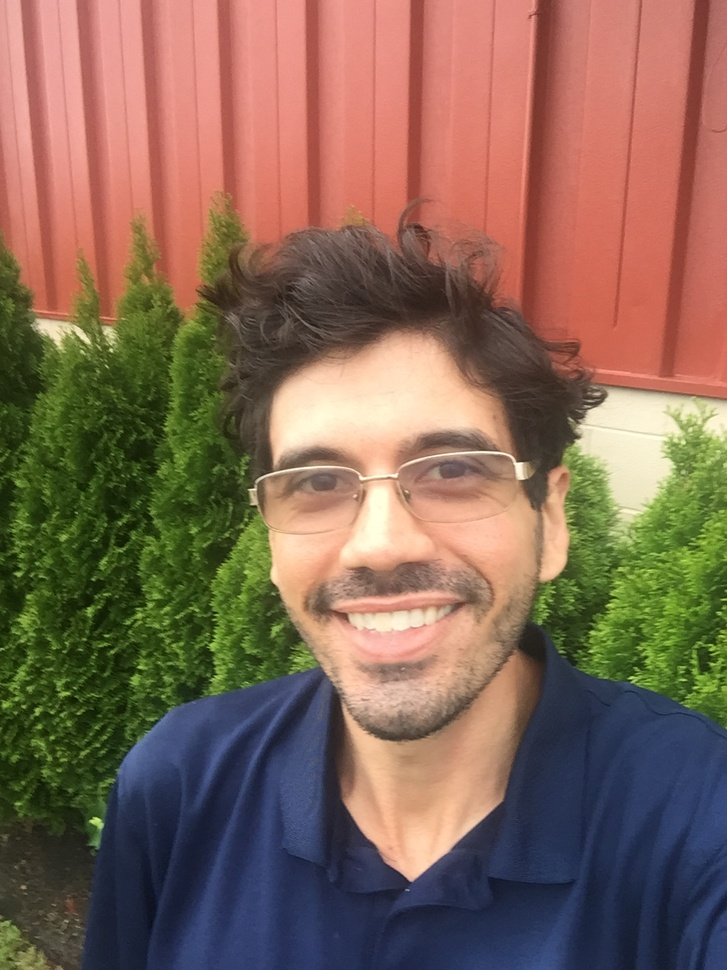
%> input picture Andrew_Hink_selfie.jpeg, 727 x 970 px, shrunk from 960 x 1280 before the run
$ octave --eval "result = bulHSV(imread('Andrew_Hink_selfie.jpeg'));"   (GNU Octave 9; MATLAB toolbox functions it lacks are replaced by stand-ins)
%> lines starting %> are read from the running program, lines starting %| are printed output that depends on the picture; in (x1, y1, x2, y2) boxes, pixels count from 0 and x2, y2 are one past the last pixel; in counts of white or black regions, pixels touching at a corner belong together; the program's own positions count from 1
function b = bulHSV(I)
    Ig = rgb2gray(I);
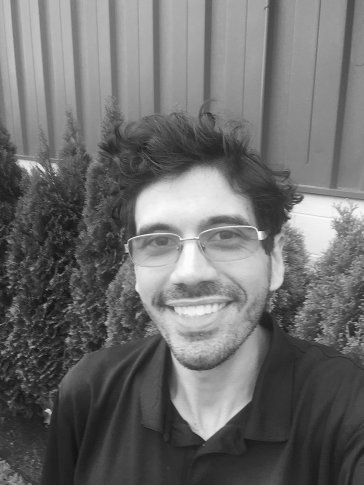
%> Ig: size 970x727 uint8 (shown at 1/2 size); min 13, max 252, mean 109.5
    hsvI = rgb2hsv(I);
%> hsvI: size 970x727x3 double; mean H, S, V 0.21, 0.492, 0.567
    hueI = uint8(round(hsvI(:,:,1)*360)<40);
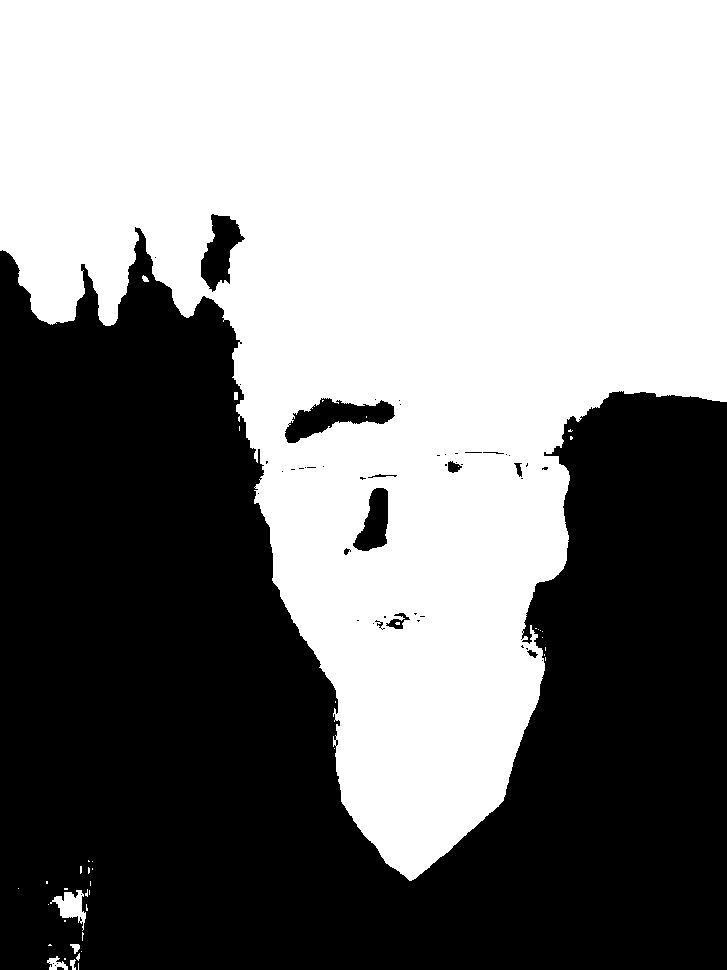
%> hueI: size 970x727 uint8; values 0 (black) and 1 (white), 52.4% white; 52 black regions (40 under 20 px), largest, box (x1, y1, x2, y2) and area: (0, 227, 727, 970) 329645, (285, 398, 395, 443) 2374, (201, 214, 245, 292) 1825
    satI = uint8(hsvI(:,:,2)>0.1);
%> satI: size 970x727 uint8; values 0 (black) and 1 (white), 99.9% white; black in thin lines or dots, all inside (x1, y1, x2, y2) = (78, 452, 548, 970)
    valI = uint8(hsvI(:,:,3)>0.1);
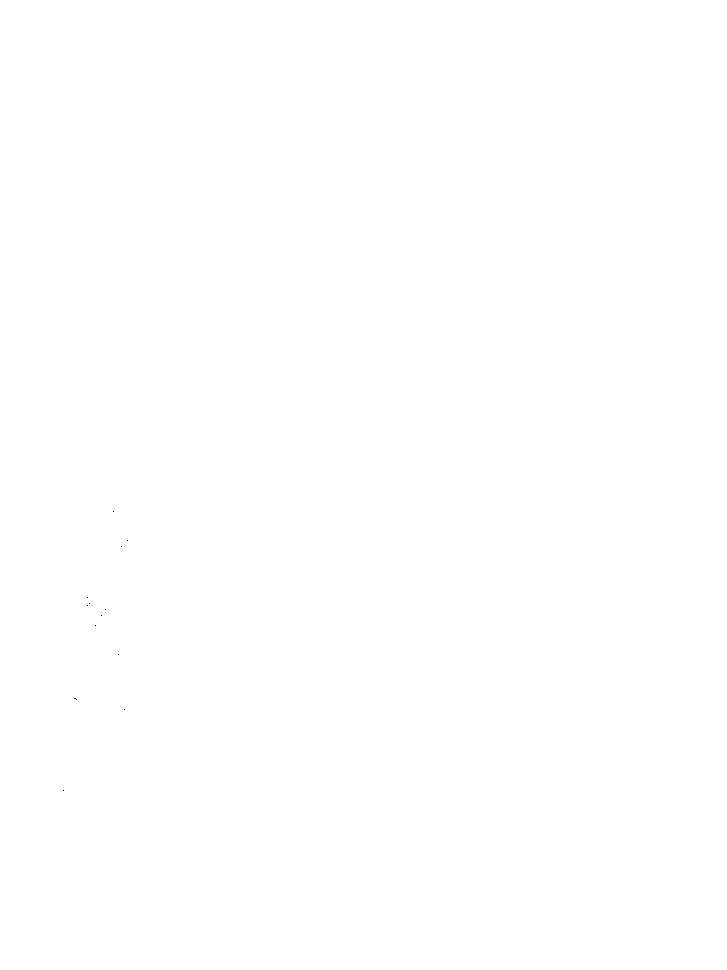
%> valI: size 970x727 uint8; values 0 (black) and 1 (white), 100% white; black in thin lines or dots, all inside (x1, y1, x2, y2) = (63, 511, 128, 791)
    mask = Ig.*valI.*satI.*hueI;
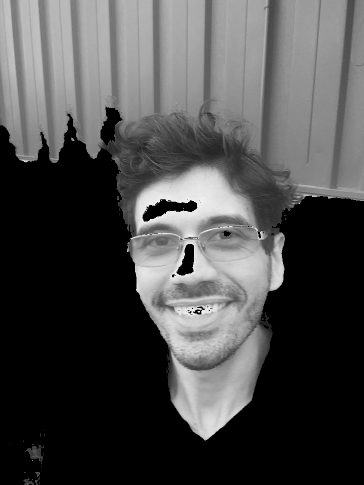
%> mask: size 970x727 uint8 (shown at 1/2 size); min 0, max 246, mean 74.4
    Ibw = mask>128;
%> Ibw: size 970x727 logical; 36% white; 218 white regions (202 under 20 px), largest, box (x1, y1, x2, y2) and area: (260, 332, 570, 881) 89333, (555, 0, 727, 398) 48596, (422, 0, 537, 299) 25427
    Id = imdilate(Ibw, strel('disk',5));
%> Id: size 970x727 logical; 43.6% white; 14 white regions, largest, box (x1, y1, x2, y2) and area: (250, 328, 574, 885) 108349, (0, 0, 313, 330) 83326, (550, 0, 727, 425) 61634
    Ifill = imfill(Id, 'holes');
%> Ifill: size 970x727 logical; 44.4% white; 14 white regions, largest, box (x1, y1, x2, y2) and area: (250, 328, 574, 885) 113253, (0, 0, 313, 330) 84178, (550, 0, 727, 425) 61642
    Ie = imerode(Ifill, strel('disk', 6));
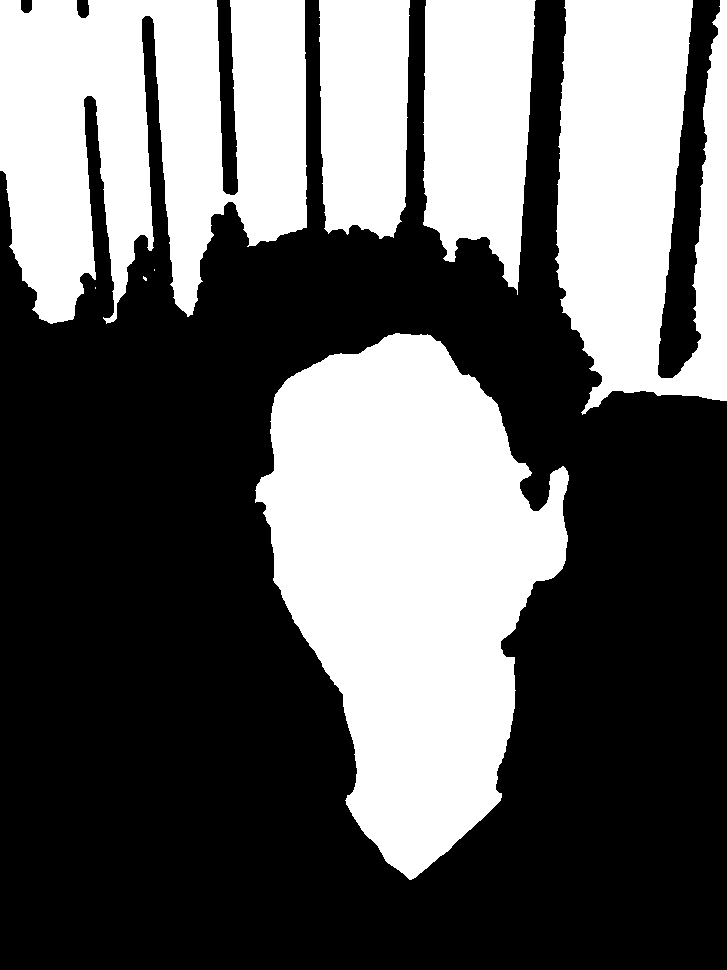
%> Ie: size 970x727 logical; 39.2% white; 8 white regions (3 under 20 px), largest, box (x1, y1, x2, y2) and area: (255, 333, 569, 880) 105085, (0, 0, 307, 324) 71965, (555, 0, 727, 415) 53854, (423, 0, 536, 295) 25979, (319, 0, 410, 239) 19759
    [L, n] = bwlabel(Ie,8);
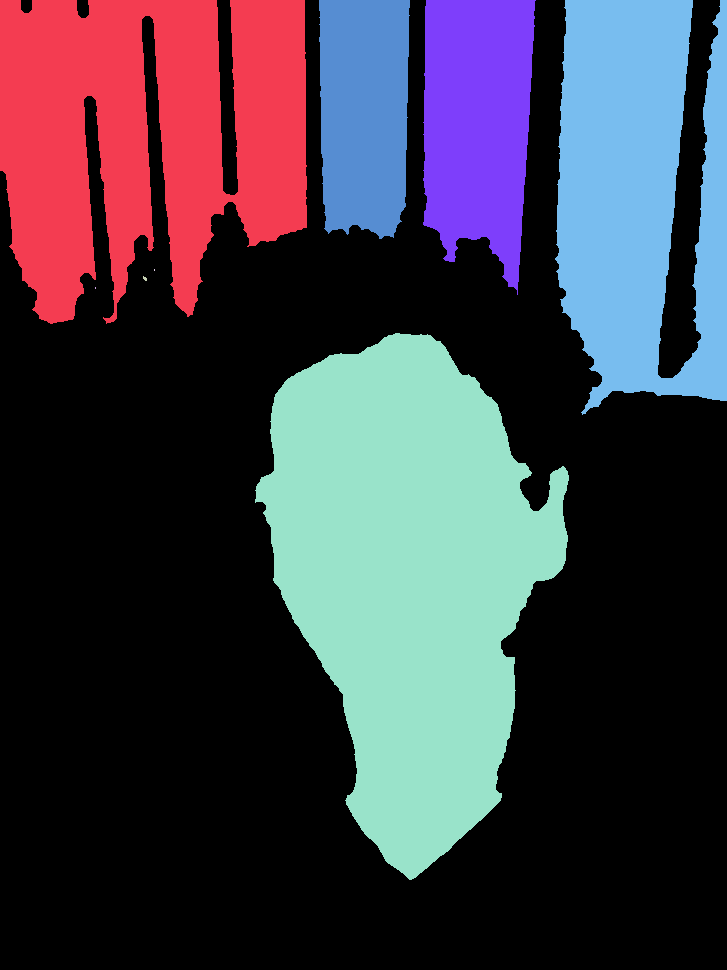
%> L: size 970x727 double; 9 distinct labels, from 0 to 8; one colour per label, 0 black
%> n = 8
    bolge = 0;
    for i=1:1:n
        [r, c] = find(L == i);
        alan = (max(r)-min(r))*(max(c)-min(c));
        if alan >= bolge
            bolge = alan;
            x=r;
            y=c;
        end
    end
%> this loop made 8 passes
%> (alan, bolge) on passes 1, 5: (98838, 98838), (170898, 170898)
    b = I(min(x):max(x),min(y):max(y),:);
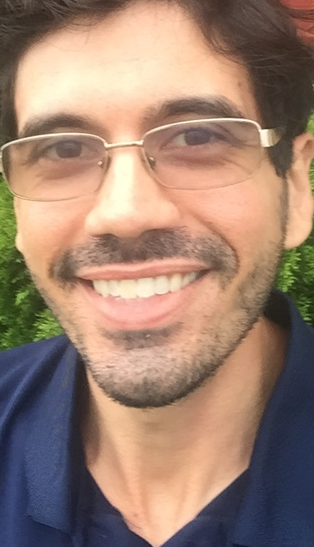
%> b: size 547x314x3 uint8; mean R, G, B 156.9, 128.7, 112.4
end

$ run again, on Berkan.jpeg
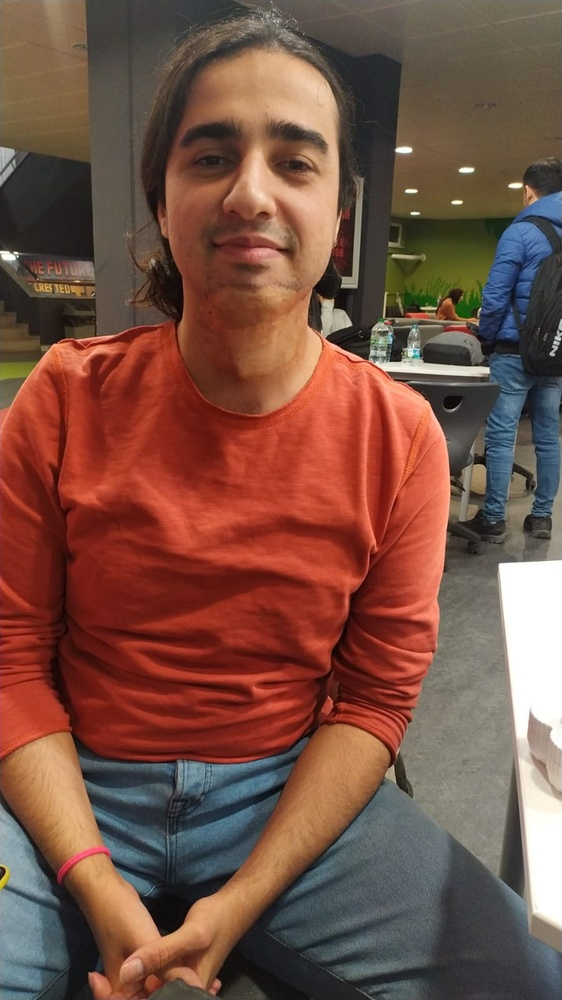
%> input picture Berkan.jpeg, 562 x 1000 px, shrunk from 899 x 1599 before the run
%> hsvI: size 1000x562x3 double; mean H, S, V 0.163, 0.447, 0.485
%> hueI: size 1000x562 uint8; values 0 (black) and 1 (white), 67.8% white; 370 black regions (295 under 20 px), largest, box (x1, y1, x2, y2) and area: (219, 168, 562, 1000) 112172, (0, 737, 307, 1000) 35408, (304, 33, 415, 182) 5772
%> satI: size 1000x562 uint8; values 0 (black) and 1 (white), 89.3% white; 612 black regions (526 under 20 px), largest, box (x1, y1, x2, y2) and area: (369, 780, 562, 1000) 13182, (494, 550, 562, 752) 9694, (369, 335, 498, 467) 4542
%> valI: size 1000x562 uint8; values 0 (black) and 1 (white), 98.8% white; 189 black regions (168 under 20 px), largest, box (x1, y1, x2, y2) and area: (218, 943, 310, 1000) 1834, (146, 880, 195, 932) 1331, (64, 920, 99, 1000) 1109
%> Ibw: size 1000x562 logical; 11.3% white; 333 white regions (282 under 20 px), largest, box (x1, y1, x2, y2) and area: (261, 288, 451, 649) 15973, (212, 41, 342, 286) 14987, (73, 726, 387, 980) 13564
%> Id: size 1000x562 logical; 20% white; 63 white regions, largest, box (x1, y1, x2, y2) and area: (208, 29, 490, 678) 51849, (5, 680, 440, 984) 29052, (490, 571, 562, 936) 8770
%> Ifill: size 1000x562 logical; 20.4% white; 63 white regions, largest, box (x1, y1, x2, y2) and area: (208, 29, 490, 678) 53946, (5, 680, 440, 984) 29053, (490, 571, 562, 936) 8770
%> Ie: size 1000x562 logical; 12.4% white; 47 white regions (20 under 20 px), largest, box (x1, y1, x2, y2) and area: (213, 34, 451, 649) 38087, (13, 712, 417, 978) 20065, (495, 617, 562, 931) 4385
%> in bulHSV, `[L, n] = bwlabel(Ie,8);`:
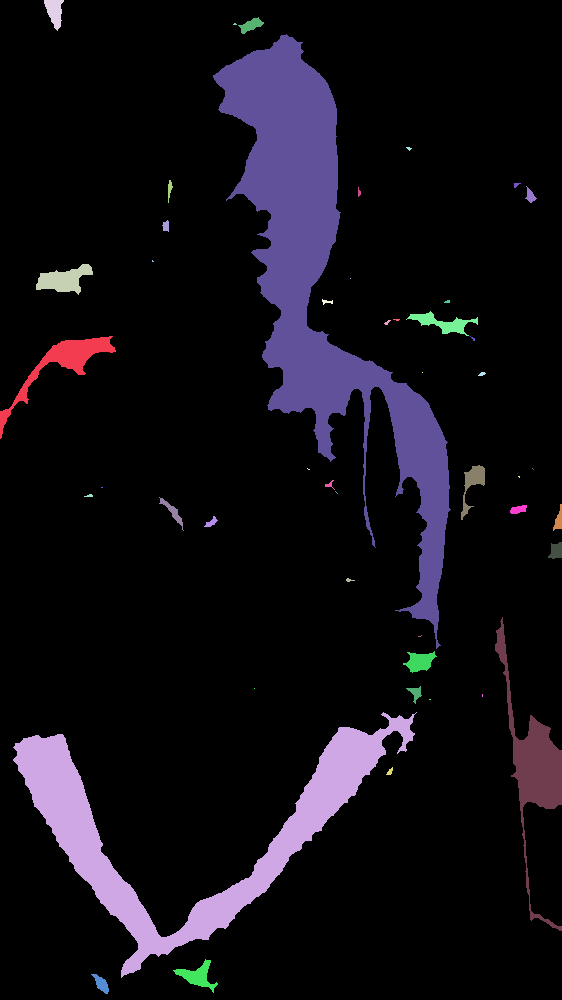
%> L: size 1000x562 double; 48 distinct labels, from 0 to 47; one colour per label, 0 black
%> n = 47
%> the loop in bulHSV, `for i=1:1:n` made 47 passes
%> (alan, bolge) on passes 1, 2, 14: (11730, 11730), (106795, 106795), (145518, 145518)
%> in bulHSV, `b = I(min(x):max(x),min(y):max(y),:);`:
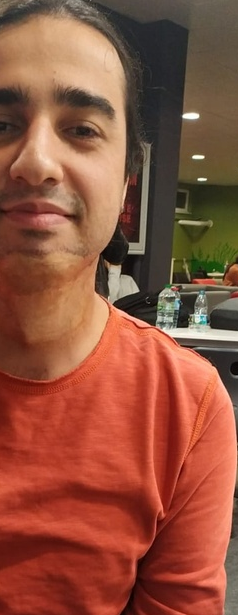
%> b: size 615x238x3 uint8; mean R, G, B 143.7, 82.7, 62

$ run again, on burkay.jpeg
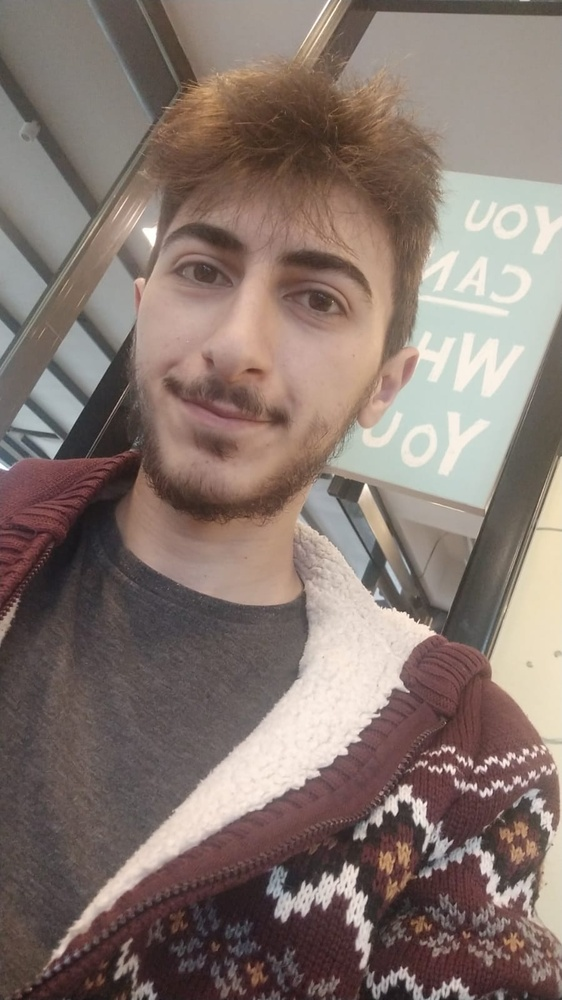
%> input picture burkay.jpeg, 562 x 1000 px, shrunk from 899 x 1599 before the run
%> hsvI: size 1000x562x3 double; mean H, S, V 0.248, 0.198, 0.529
%> hueI: size 1000x562 uint8; values 0 (black) and 1 (white), 66.1% white; 411 black regions (310 under 20 px), largest, box (x1, y1, x2, y2) and area: (0, 313, 272, 816) 46376, (329, 158, 562, 528) 43336, (116, 640, 457, 1000) 34031
%> satI: size 1000x562 uint8; values 0 (black) and 1 (white), 70.9% white; 516 black regions (437 under 20 px), largest, box (x1, y1, x2, y2) and area: (329, 12, 562, 508) 62084, (0, 80, 136, 471) 27806, (104, 602, 406, 832) 25205
%> valI: size 1000x562 uint8; values 0 (black) and 1 (white), 100% white; black in thin lines or dots, all inside (x1, y1, x2, y2) = (55, 523, 384, 1000)
%> Ibw: size 1000x562 logical; 19.2% white; 632 white regions (526 under 20 px), largest, box (x1, y1, x2, y2) and area: (133, 198, 490, 596) 47362, (130, 479, 441, 688) 18195, (174, 0, 347, 116) 8453
%> Id: size 1000x562 logical; 34.3% white; 62 white regions, largest, box (x1, y1, x2, y2) and area: (40, 8, 506, 974) 130717, (405, 451, 562, 994) 22944, (161, 0, 351, 130) 13271
%> Ifill: size 1000x562 logical; 35.7% white; 61 white regions, largest, box (x1, y1, x2, y2) and area: (40, 8, 506, 974) 137917, (405, 451, 562, 994) 23538, (161, 0, 351, 130) 13991
%> Ie: size 1000x562 logical; 24.2% white; 67 white regions (32 under 20 px), largest, box (x1, y1, x2, y2) and area: (82, 187, 420, 493) 59847, (131, 476, 437, 757) 21405, (416, 613, 562, 989) 11901
%> in bulHSV, `[L, n] = bwlabel(Ie,8);`:
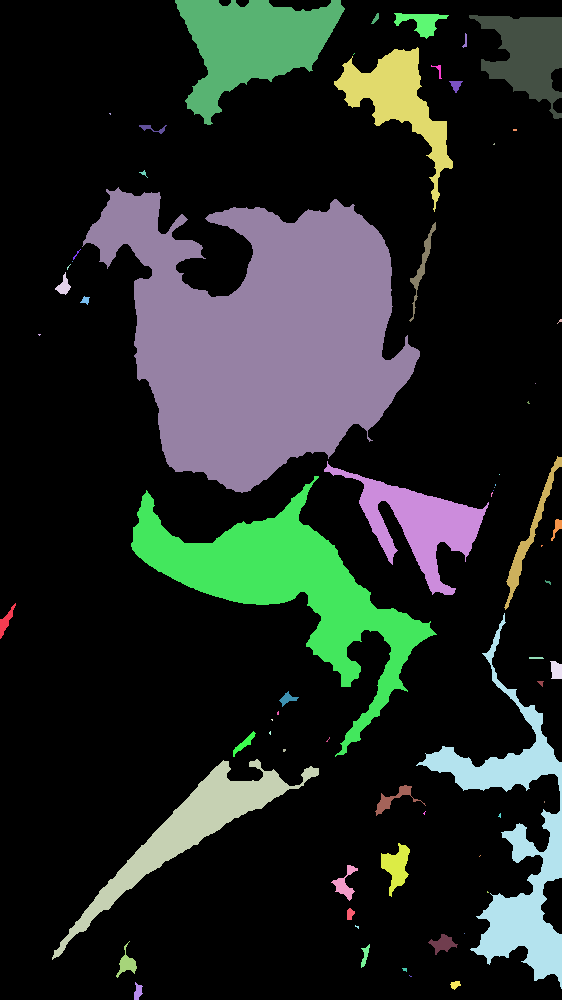
%> L: size 1000x562 double; 68 distinct labels, from 0 to 67; one colour per label, 0 black
%> n = 67
%> the loop in bulHSV, `for i=1:1:n` made 67 passes
%> (alan, bolge) on passes 1, 3, 9: (525, 525), (53200, 53200), (102785, 102785)
%> in bulHSV, `b = I(min(x):max(x),min(y):max(y),:);`:
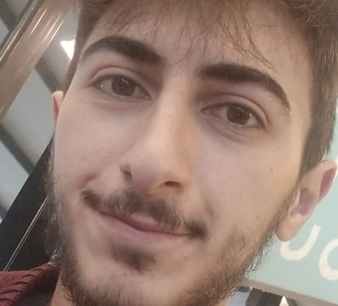
%> b: size 306x338x3 uint8; mean R, G, B 149.7, 125.1, 113.6
